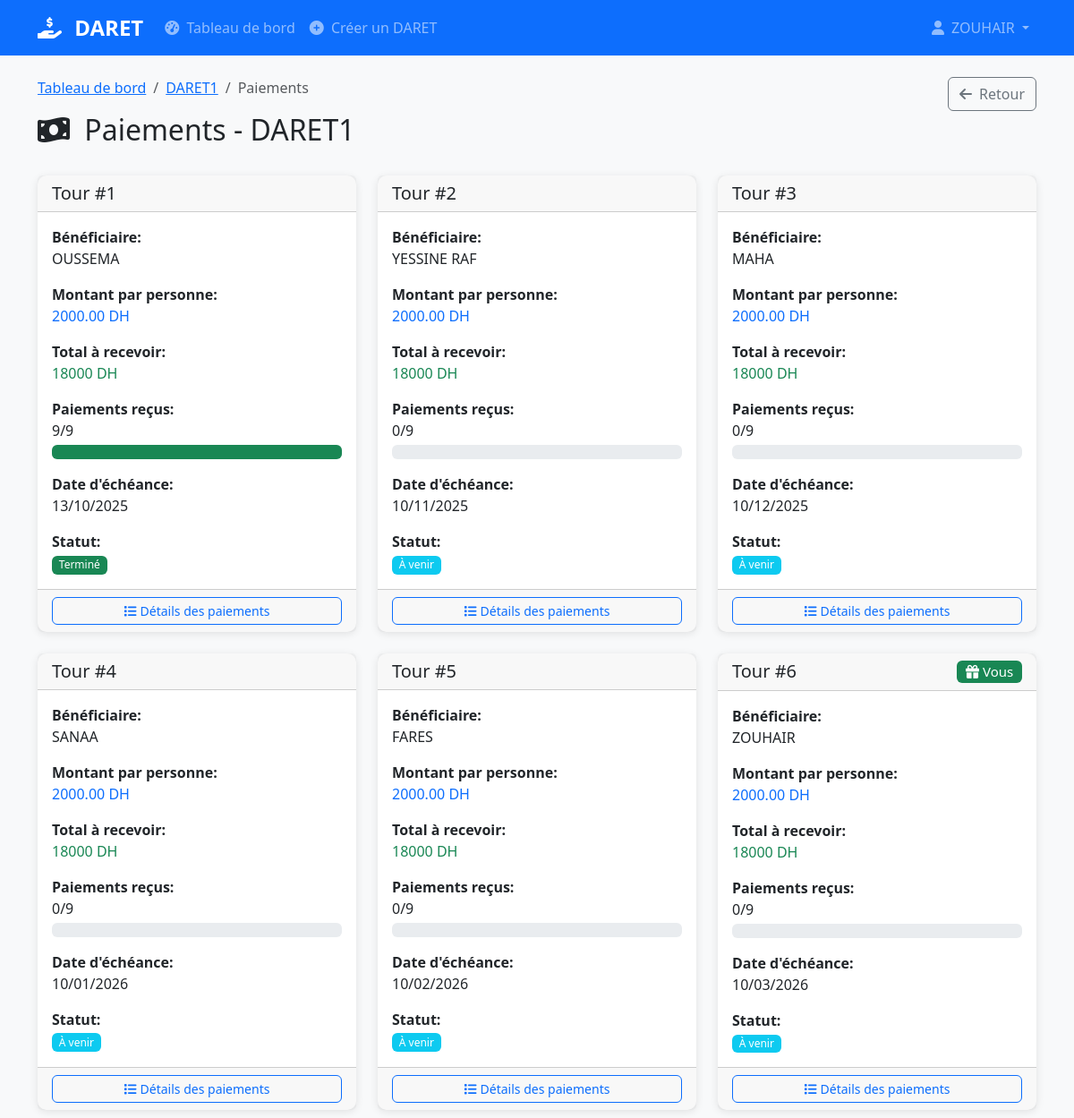
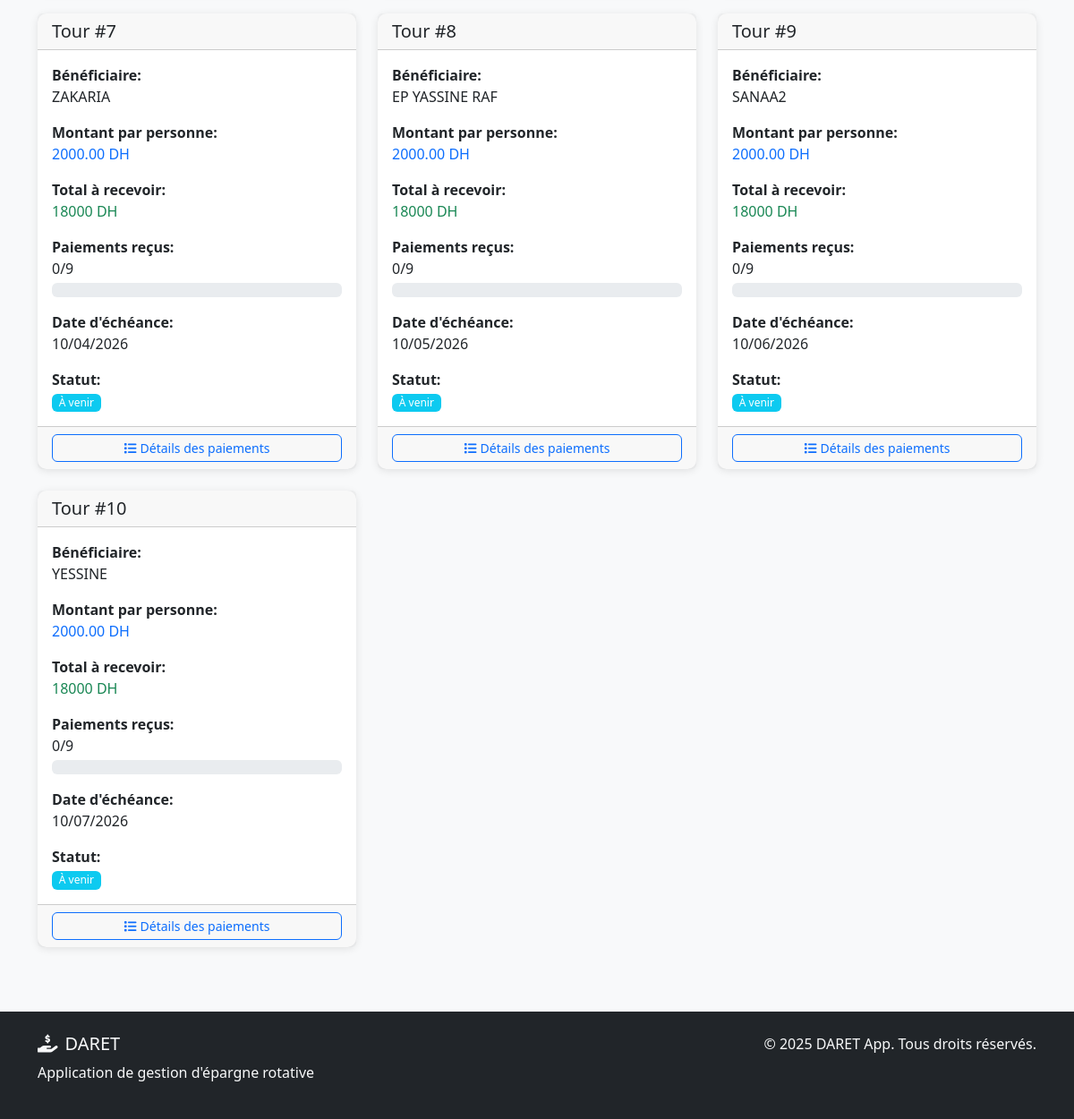
The page /daret_payments.php?id=1 (signed in) on the database its author committed (2 pictures, top to bottom).
### tables this page shows
CREATE TABLE `darets` (
  `id` int(11) NOT NULL,
  `name` varchar(100) NOT NULL,
  `description` text DEFAULT NULL,
  `amount` decimal(10,2) NOT NULL,
  `frequency` enum('weekly','monthly') NOT NULL,
  `max_members` int(11) NOT NULL,
  `created_by` int(11) NOT NULL,
  `status` enum('open','active','completed') DEFAULT 'open',
  `created_at` timestamp NOT NULL DEFAULT current_timestamp()
);

CREATE TABLE `daret_rounds` (
  `id` int(11) NOT NULL,
  `daret_id` int(11) NOT NULL,
  `round_number` int(11) NOT NULL,
  `beneficiary_user_id` int(11) NOT NULL,
  `amount` decimal(10,2) NOT NULL,
  `round_date` date NOT NULL,
  `due_date` date NOT NULL,
  `status` enum('pending','completed') DEFAULT 'pending'
);

CREATE TABLE `users` (
  `id` int(11) NOT NULL,
  `username` varchar(50) NOT NULL,
  `email` varchar(100) NOT NULL,
  `password` varchar(255) NOT NULL,
  `full_name` varchar(100) NOT NULL,
  `phone` varchar(20) DEFAULT NULL,
  `created_at` timestamp NOT NULL DEFAULT current_timestamp()
);

### includes/functions.php (called while the page is built, shortened)
<?php
function getDaretById($pdo, $daret_id) {
    $stmt = $pdo->prepare("SELECT d.*, u.username as creator_name FROM darets d JOIN users u ON d.created_by = u.id WHERE d.id = ?");
    $stmt->execute([$daret_id]);
    return $stmt->fetch(PDO::FETCH_ASSOC);
}
?>

### daret_payments.php (the view, shortened to what this page needs)
<?php
include 'includes/config.php';
include 'includes/functions.php';
$daret_id = $_GET['id'];
$user_id = $_SESSION['user_id'];
$daret = getDaretById($pdo, $daret_id);
$stmt = $pdo->prepare(" SELECT dr.*, u.username, u.full_name,
           (SELECT COUNT(*) FROM payments p WHERE p.daret_round_id = dr.id AND p.status = 'paid') as paid_count,
           (SELECT COUNT(*) FROM payments p WHERE p.daret_round_id = dr.id) as total_payers
    FROM daret_rounds dr
    JOIN users u ON dr.beneficiary_user_id = u.id
    WHERE dr.daret_id = ?
    ORDER BY dr.round_number ASC
");
$stmt->execute([$daret_id]);
$rounds = $stmt->fetchAll(PDO::FETCH_ASSOC);
$stmt = $pdo->prepare("SELECT is_admin FROM daret_members WHERE daret_id = ? AND user_id = ?");
$stmt->execute([$daret_id, $user_id]);
$is_admin = $stmt->fetch(PDO::FETCH_ASSOC)['is_admin'];
?>
<?php include 'includes/header.php'; ?>
    <div class="container mt-4">
        <div class="row mb-4">
            <div class="col-md-8">
                <nav aria-label="breadcrumb">
                    <ol class="breadcrumb">
                        <li class="breadcrumb-item"><a href="dashboard.php">Tableau de bord</a></li>
                        <li class="breadcrumb-item"><a href="daret_details.php?id=<?php echo $daret_id; ?>"><?php echo htmlspecialchars($daret['name']); ?></a></li>
                        <li class="breadcrumb-item active">Paiements</li>
                    </ol>
                </nav>
                <h2>
                    <i class="fas fa-money-bill-wave me-2"></i>
                    Paiements - <?php echo htmlspecialchars($daret['name']); ?>
                </h2>
            </div>
            <div class="col-md-4 text-end">
                <a href="daret_details.php?id=<?php echo $daret_id; ?>" class="btn btn-outline-secondary">
                    <i class="fas fa-arrow-left me-2"></i>Retour
                </a>
            </div>
        </div>
        <?php if (empty($rounds)): ?>
            <div class="card">
                <div class="card-body text-center py-5">
                    <i class="fas fa-calendar-plus fa-3x text-muted mb-3"></i>
                    <h4>Aucun tour planifié</h4>
                    <p class="text-muted">
                        <?php if ($is_admin): ?>
                            Les tours n'ont pas encore été générés. Cliquez sur "Générer les tours" pour commencer.
                        <?php else: ?>
                            Les tours n'ont pas encore été générés par l'administrateur du DARET.
                        <?php endif; ?>
                    </p>
                </div>
            </div>
        <?php else: ?>
            <div class="row">
                <?php foreach ($rounds as $round): ?>
                    <div class="col-md-6 col-lg-4 mb-4">
                        <div class="card h-100">
                            <div class="card-header">
                                <h5 class="card-title mb-0">
                                    Tour #<?php echo $round['round_number']; ?>
                                    <?php if ($round['beneficiary_user_id'] == $user_id): ?>
                                        <span class="badge bg-success float-end">
                                            <i class="fas fa-gift me-1"></i>Vous
                                        </span>
                                    <?php endif; ?>
                                </h5>
                            </div>
                            <div class="card-body">
                                <div class="mb-3">
                                    <strong>Bénéficiaire:</strong><br>
                                    <?php echo htmlspecialchars($round['full_name']); ?>
                                </div>
                                <div class="mb-3">
                                    <strong>Montant par personne:</strong><br>
                                    <span class="text-primary"><?php echo $daret['amount']; ?> DH</span>
                                </div>
                                <div class="mb-3">
                                    <strong>Total à recevoir:</strong><br>
                                    <span class="text-success"><?php echo $daret['amount'] * $round['total_payers'] ; ?> DH</span>
                                </div>
                                <div class="mb-3">
                                    <strong>Paiements reçus:</strong><br>
                                    <?php echo $round['paid_count']; ?>/<?php echo $round['total_payers'] ; ?>
                                    <div class="progress mt-1">
                                        <div class="progress-bar bg-success"
                                             style="width: <?php echo ($round['paid_count'] / $round['total_payers'] ) * 100; ?>%">
                                        </div>
                                    </div>
                                </div>
                                <div class="mb-3">
                                    <strong>Date d'échéance:</strong><br>
                                    <?php echo date('d/m/Y', strtotime($round['due_date'])); ?>
                                </div>
                                <div>
                                    <strong>Statut:</strong><br>
                                    <?php if ($round['paid_count'] == $round['total_payers']): ?>
                                        <span class="badge bg-success">Terminé</span>
                                    <?php elseif ($round['paid_count'] > 0 && $round['paid_count'] < $round['total_payers']) : ?>
                                        <span class="badge bg-warning">En cours</span>
                                    <?php else: ?>
                                        <span class="badge bg-info">À venir</span>
                                    <?php endif; ?>
                                </div>
                            </div>
                            <div class="card-footer">
                                <button class="btn btn-sm btn-outline-primary w-100"
                                        onclick="viewRoundDetails(<?php echo $round['id']; ?>)">
                                    <i class="fas fa-list me-1"></i>Détails des paiements
                                </button>
                            </div>
                        </div>
                    </div>
                <?php endforeach; ?>
            </div>
        <?php endif; ?>
    </div>
<?php include 'includes/footer.php'; ?>

### css/style.css (style rules this page uses)
:root { --primary-color: #0d6efd; --secondary-color: #6c757d; --success-color: #198754; --warning-color: #ffc107; --danger-color: #dc3545; }
body { background-color: #f8f9fa; font-family: 'Segoe UI', Tahoma, Geneva, Verdana, sans-serif; }
.card { box-shadow: 0 2px 10px rgba(0,0,0,0.1); border: none; border-radius: 10px; transition: transform 0.2s ease, box-shadow 0.2s ease; }
.btn { border-radius: 6px; font-weight: 500; }
.badge { font-size: 0.75em; font-weight: 500; }
.fade-in { animation: fadeIn 0.5s ease-in; }

### rows shown on the page
darets: name "DARET1"
daret_rounds: round_number "1", users.full_name "OUSSEMA", daret.amount "2000.00", total_payers "18000", paid_count "9", total_payers "9", due_date "13/10/2025", shows "Terminé"
daret_rounds: round_number "2", users.full_name "YESSINE RAF", daret.amount "2000.00", total_payers "18000", paid_count "0", total_payers "9", due_date "10/11/2025", shows "À venir"
daret_rounds: round_number "3", users.full_name "MAHA", daret.amount "2000.00", total_payers "18000", paid_count "0", total_payers "9", due_date "10/12/2025", shows "À venir"
daret_rounds: round_number "4", users.full_name "SANAA", daret.amount "2000.00", total_payers "18000", paid_count "0", total_payers "9", due_date "10/01/2026", shows "À venir"
daret_rounds: round_number "5", users.full_name "FARES", daret.amount "2000.00", total_payers "18000", paid_count "0", total_payers "9", due_date "10/02/2026", shows "À venir"
daret_rounds: round_number "6", beneficiary_user_id "Vous", users.full_name "ZOUHAIR", daret.amount "2000.00", total_payers "18000", paid_count "0", total_payers "9", due_date "10/03/2026", shows "À venir"
daret_rounds: round_number "7", users.full_name "ZAKARIA", daret.amount "2000.00", total_payers "18000", paid_count "0", total_payers "9", due_date "10/04/2026", shows "À venir"
daret_rounds: round_number "8", users.full_name "EP YASSINE RAF", daret.amount "2000.00", total_payers "18000", paid_count "0", total_payers "9", due_date "10/05/2026", shows "À venir"
daret_rounds: round_number "9", users.full_name "SANAA2", daret.amount "2000.00", total_payers "18000", paid_count "0", total_payers "9", due_date "10/06/2026", shows "À venir"
daret_rounds: round_number "10", users.full_name "YESSINE", daret.amount "2000.00", total_payers "18000", paid_count "0", total_payers "9", due_date "10/07/2026", shows "À venir"

### other values the page prints
$_SESSION['full_name'] "ZOUHAIR"
